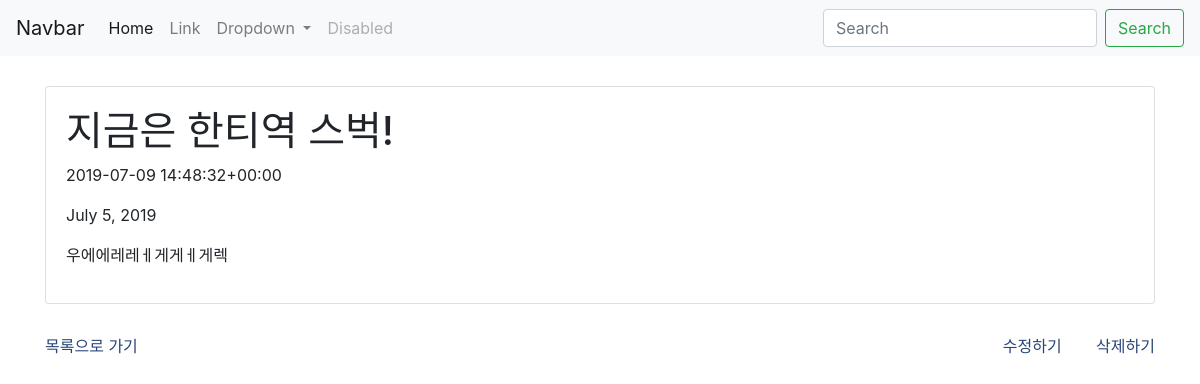
The app's page /board/7, older data.
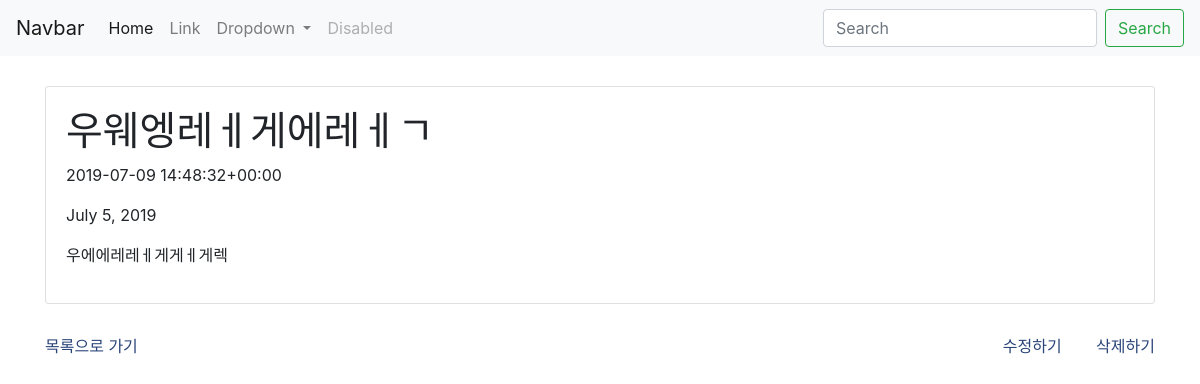
The same page, newer data.
### app_board/models.py (models this page shows, shortened)
class Board(models.Model) :
    title = models.CharField(max_length = 200)
    pub_date = models.DateField('date published')
    body = models.TextField()
    writer = models.CharField(max_length = 100)

### app_board/views.py (the view)
# urls.py: path('<int:post_id>', app_board.views.detail, name="detail"), #<type:name>
def detail(request, post_id) :
    post_detail = get_object_or_404(Board, pk = post_id) #pk는 모델에서 찍어낸 객체 구분자
    return render(request, 'detail.html', {'post' : post_detail})

### app_board/templates/detail.html (shortened to what this page needs)
{% extends 'base.html' %}
{% block content %}
<div class="container">
    <div class="card">
        <div class="card-body">
            <h1>{{ post.title }}</h1>
            <p>{{ post.writer }}</p>
            <p>{{ post.pub_date }}</p>
            <p>{{ post.body }}</p>
        </div>
    </div>
    <div class="choice">
        <div class="seeList">
            <a href="{% url 'home' %}">목록으로 가기</a>
        </div>
        <div class="changePost">
            <a class="edit" href="{% url 'edit' post.id %}">수정하기</a>
            <a class="delete" href="{% url 'delete' post.id %}">삭제하기</a>
        </div>
    </div>
</div>
</body>
{% endblock %}

Row changes from the older to the newer data that the page shows:
changed Board "우에에레레ㅔ게게ㅔ게렉": title "지금은 한티역 스벅!" → "우웨엥레ㅔ게에레ㅔㄱ"
